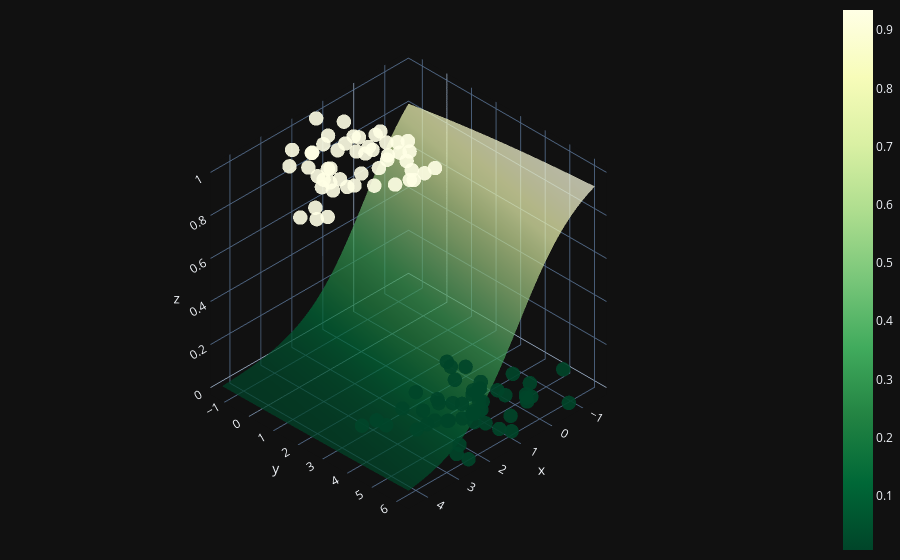

The cell this chart's notebook holds for it:
### Markdown cell above
#### Visualisation avec la frontière de décision
-- Fonction Sigmoïde

### Code cell
X0 = np.linspace(X[:, 0].min(), X[:, 0].max(), 100)
X1 = np.linspace(X[:, 1].min(), X[:, 1].max(), 100)
xx0, xx1 = np.meshgrid(X0, X1)
# Modèle
Z = W[0] * xx0 + W[1] * xx1 + b
# Activation
A = 1 / (1 + np.exp(-Z))

# Affichage
fig = (go.Figure(data=[go.Surface(z=A, x=xx0, y=xx1, colorscale="YlGn", 
                                opacity=0.7, reversescale=True)]))

fig.add_scatter3d(x=X[:, 0].flatten(), y=X[:, 1].flatten(), z=y.flatten(), mode="markers",
marker=dict(size=5, color=y.flatten(), colorscale="YlGn", opacity=0.9, reversescale=True))

fig.update_layout(template="plotly_dark", margin=dict(l=0, r=0, b=0, t=0))
fig.layout.scene.camera.projection.type = "orthographic"
fig.show()

### Figure 1 — Plotly figure (JSON) as saved in the notebook; plotly's stock layout.template omitted (floating-point values rounded to 4 significant figures; data arrays with more than 128 entries replaced by an {"elided": "..."} marker saying what was removed)
{"data": [{"colorscale": [[0, "rgb(255,255,229)"], [0.125, "rgb(247,252,185)"], [0.25, "rgb(217,240,163)"], [0.375, "rgb(173,221,142)"], [0.5, "rgb(120,198,121)"], [0.625, "rgb(65,171,93)"], [0.75, "rgb(35,132,67)"], [0.875, "rgb(0,104,55)"], [1, "rgb(0,69,41)"]], "opacity": 0.7, "reversescale": true, "type": "surface", "x": {"elided": "100x100 float values"}, "y": {"elided": "100x100 float values"}, "z": {"elided": "100x100 float values"}}, {"marker": {"color": [1, 1, 0, 0, 1, 0, 0, 1, 0, 1, 0, 1, 0, 0, 1, 1, 1, 0, 1, 1, 0, 0, 1, 0, 1, 0, 1, 0, 0, 1, 1, 0, 1, 1, 1, 0, 1, 1, 0, 1, 0, 0, 0, 0, 1, 1, 1, 1, 0, 0, 1, 1, 0, 0, 0, 0, 0, 1, 1, 1, 1, 0, 0, 1, 0, 1, 0, 0, 1, 0, 0, 1, 1, 0, 0, 0, 1, 1, 0, 0, 1, 0, 0, 0, 0, 0, 1, 0, 1, 1, 1, 1, 1, 1, 0, 0, 1, 1, 0, 1], "colorscale": [[0, "rgb(255,255,229)"], [0.125, "rgb(247,252,185)"], [0.25, "rgb(217,240,163)"], [0.375, "rgb(173,221,142)"], [0.5, "rgb(120,198,121)"], [0.625, "rgb(65,171,93)"], [0.75, "rgb(35,132,67)"], [0.875, "rgb(0,104,55)"], [1, "rgb(0,69,41)"]], "opacity": 0.9, "reversescale": true, "size": 5}, "mode": "markers", "type": "scatter3d", "x": [4.219, 0.9078, -0.2765, 0.08848, 3.243, 1.442, 1.022, 3.978, 0.5889, 1.252, 0.6284, 1.686, 1.185, 0.06897, 1.787, 4.438, 3.182, 0.3038, 0.7394, 1.285, 1.131, 0.6647, 1.316, -0.1889, 2.579, 0.8731, 1.311, 0.9868, 1.42, 2.354, 2.432, 1.043, 0.9509, 2.451, 1.62, 2.155, 1.381, 1.987, 2.116, 0.564, -0.07228, 2.509, -0.73, 1.379, 0.8821, 2.222, 2.016, 1.701, -0.6539, 0.5731, 1.957, 0.7624, 2.465, 1.333, 3.246, 1.103, 2.859, 1.6, 2.976, 2.68, 1.419, 1.926, -0.09448, 2.728, 1.12, 1.557, 0.1055, 2.844, 3.155, 1.841, 1.289, 1.642, 3.923, 1.705, 0.1631, 0.3419, 1.021, 2.669, 0.4666, 0.9481, 1.194, 1.154, -0.2942, 1.737, 0.4655, 0.0808, 3.003, 2.207, 1.361, 2.632, 2.827, 2.912, 1.142, 1.055, 2.47, -1.577, 1.412, 3.005, -0.6376, 0.8298], "y": [2.234, 0.4598, 5.081, 2.323, 1.215, 2.768, 4.117, 2.378, 4.001, 0.2081, 4.46, 0.6583, 5.28, 4.356, 1.7, 1.842, -0.1823, 3.944, 0.4361, 1.437, 4.682, 4.36, 2.441, 5.205, 0.7261, 4.714, 0.07123, 6.09, 4.637, 2.224, -0.2017, 4.606, 0.9498, -0.1954, 2.747, 4.124, 0.9295, 2.611, 3.069, 1.337, 2.884, 5.773, 6.255, 3.619, 2.841, 1.533, -0.2704, -0.4773, 4.767, 5.526, 0.2342, 1.165, 6.2, 5.01, 2.849, 4.706, 2.956, 0.9151, 1.216, -0.7044, 1.574, 4.152, 5.358, 1.305, 5.758, 2.827, 3.725, 3.327, 1.553, 3.562, 3.45, 0.1502, 1.804, 4.433, 2.578, 3.941, 1.579, 1.82, 3.866, 4.732, 2.808, 3.902, 5.273, 4.425, 3.123, 4.691, 0.7427, 5.506, 0.748, 0.6894, 1.721, 0.2466, 2.015, -0.6471, 4.099, 4.957, -1.326, 0.9852, 4.091, 1.742], "z": [1, 1, 0, 0, 1, 0, 0, 1, 0, 1, 0, 1, 0, 0, 1, 1, 1, 0, 1, 1, 0, 0, 1, 0, 1, 0, 1, 0, 0, 1, 1, 0, 1, 1, 1, 0, 1, 1, 0, 1, 0, 0, 0, 0, 1, 1, 1, 1, 0, 0, 1, 1, 0, 0, 0, 0, 0, 1, 1, 1, 1, 0, 0, 1, 0, 1, 0, 0, 1, 0, 0, 1, 1, 0, 0, 0, 1, 1, 0, 0, 1, 0, 0, 0, 0, 0, 1, 0, 1, 1, 1, 1, 1, 1, 0, 0, 1, 1, 0, 1]}], "layout": {"margin": {"b": 0, "l": 0, "r": 0, "t": 0}, "scene": {"camera": {"projection": {"type": "orthographic"}}}}}
